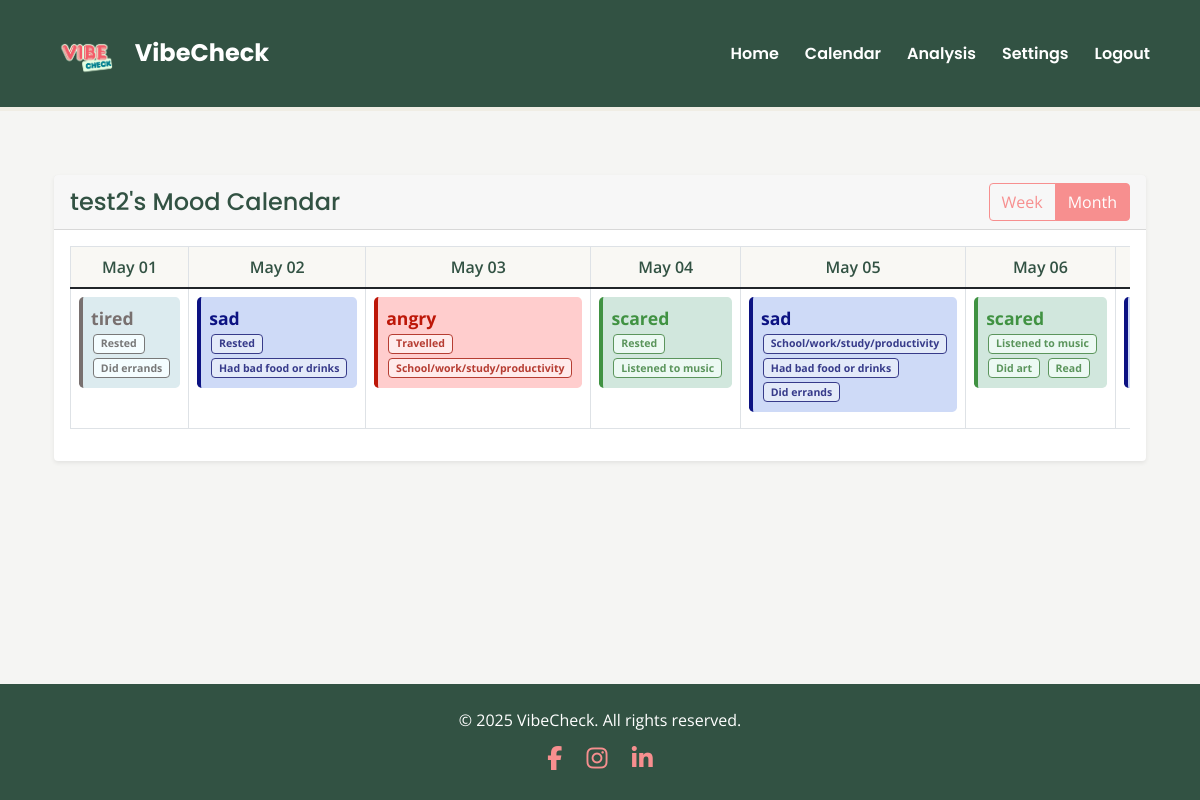
/calendar/test2 (signed in), run on the app's committed database.
### app/models.py (models this page shows, shortened)
class User(UserMixin, db.Model):
    username = db.Column(db.String(30), primary_key=True)
    password = db.Column(db.String(100))
    privacy_setting = db.Column(db.String(20), default='friends')  # Can be 'public', 'friends', or 'private'
    moods = db.relationship('Mood', backref='user', lazy=True)
    friends = db.relationship(
        'User',
        secondary='friendships',
        primaryjoin=username==Friendship.user_id,
        secondaryjoin=username==Friendship.friend_id,
        backref='friend_of'
    )

class Mood(db.Model):
    id = db.Column(db.Integer, primary_key=True)
    mood = db.Column(db.String(50), nullable=False)
    reasons = db.Column(db.String(500), nullable=True)  # JSON string of selected reasons
    timestamp = db.Column(db.DateTime, nullable=False)
    user_id = db.Column(db.String(30), db.ForeignKey('user.username'), nullable=False)
    def get_reasons(self):
        return json.loads(self.reasons) if self.reasons else []
    @staticmethod
    def get_moods_for_date_range(user_id, start_date, end_date):
        moods = Mood.query.filter(
            Mood.user_id == user_id,
            Mood.timestamp >= start_date,
            Mood.timestamp <= end_date
        ).order_by(Mood.timestamp).all()
        mood_dict = {}
        for mood in moods:
            date_str = mood.timestamp.strftime('%Y-%m-%d')
            mood_dict[date_str] = mood
        return mood_dict

### app/main.py (the view, shortened to what this page needs)
@bp.route('/calendar/<user_id>')
@login_required
def calendar_view(user_id):
    user = User.query.get_or_404(user_id)
    today = datetime.now().date()
    week_start = today - timedelta(days=today.weekday())
    week_end = week_start + timedelta(days=6, hours=23, minutes=59, seconds=59)
    month_start = today.replace(day=1)
    if today.month == 12:
        month_end = today.replace(year=today.year + 1, month=1, day=1) - timedelta(days=1)
    else:
        month_end = today.replace(month=today.month + 1, day=1) - timedelta(days=1)
    week_dates = [week_start + timedelta(days=i) for i in range(7)]
    month_dates = []
    current_date = month_start
    while current_date <= month_end:
        month_dates.append(current_date)
        current_date += timedelta(days=1)
    week_moods = Mood.get_moods_for_date_range(user_id, week_start, week_end)
    month_moods = Mood.get_moods_for_date_range(user_id, month_start, month_end)
    return render_template('calendar.html',
                         user=user,
                         week_dates=week_dates,
                         month_dates=month_dates,
                         week_moods=week_moods,
                         month_moods=month_moods)

### app/__init__.py (called while the page is built)
def create_app(config_class=Config):
    app = Flask(__name__)
    app.config.from_object(config_class)
    if csrf_available:
        csrf = CSRFProtect(app)  # moved here to use app context directly
    db.init_app(app)
    login_manager.init_app(app)
    from app.auth import bp as auth_bp
    app.register_blueprint(auth_bp)
    from app.main import bp as main_bp
    app.register_blueprint(main_bp)
    os.makedirs(os.path.join(os.path.dirname(os.path.dirname(__file__)), 'instance'), exist_ok=True)
    from app.models import User, Mood, Friendship
    @login_manager.user_loader
    def load_user(id):
        return User.query.get(str(id))
    return app

### app/templates/calendar.html (shortened to what this page needs)
{% extends "base.html" %}
{% block head %}
<link rel="stylesheet" href="{{ url_for('static', filename='css/calendar.css') }}">
{% endblock %}
{% block content %}
<div class="container mt-4">
    <div class="row">
        <div class="col-12">
            <div class="card border-0 shadow-sm rounded-4 bg-light-subtle">
                <div class="card-header d-flex justify-content-between align-items-center">
                    <h4>{{ user.username }}'s Mood Calendar</h4>
                    <div class="btn-group">
                        <button type="button" class="btn btn-outline-theme" id="weekView">Week</button>
                        <button type="button" class="btn btn-outline-theme active" id="monthView">Month</button>
                    </div>
                </div>
                <div class="card-body">
                    <div id="monthCalendar">
                        <div class="table-responsive">
                            <table class="table table-bordered">
                                <thead>
                                    <tr>
                                        {% for day in month_dates %}
                                        <th>{{ day.strftime('%b %d') }}</th>
                                        {% endfor %}
                                    </tr>
                                </thead>
                                <tbody>
                                    <tr>
                                        {% for day in month_dates %}
                                        <td class="mood-cell" data-date="{{ day.strftime('%Y-%m-%d') }}">
                                            {% set mood = month_moods.get(day.strftime('%Y-%m-%d')) %}
                                            {% if mood %}
                                            <div class="mood-indicator bg-{{ mood.mood }}-subtle rounded-3 p-2 fw-bold">
                                                {{ mood.mood }}
                                                <div class="reasons-list">
                                                    {% for reason in mood.get_reasons() %}
                                                    <span class="reason-{{ mood.mood }} badge">{{ reason }}</span>
                                                    {% endfor %}
                                                </div>
                                            </div>
                                            {% else %}
                                            <div class="text-muted fst-italic">No mood recorded</div>
                                            {% endif %}
                                        </td>
                                        {% endfor %}
                                    </tr>
                                </tbody>
                            </table>
                        </div>
                    </div>
                </div>
            </div>
        </div>
    </div>
</div>
{% endblock %}

### app/static/css/base.css (style rules this page uses)
body { background-color: #F5F5F3; font-family: 'Open Sans', sans-serif; }
.mood-indicator { padding: 0.25rem 0.5rem; border-radius: 0.25rem; font-size: 0.875rem; }

### app/static/css/calendar.css (style rules this page uses)
.mood-cell { height: 100px; padding: 8px; vertical-align: top; background-color: #fff; transition: background-color 0.2s ease-in-out; }
.mood-indicator { font-size: 1.1em; padding: 4px 8px; border-radius: 4px; margin-bottom: 8px; background-color: #f9f8f4; font-family: 'Open Sans', sans-serif; }
.reasons-list { font-size: 0.8em; }
.reasons-list .badge { margin: 2px; display: inline-block; }
.card-header h4 { font-family: 'Poppins', sans-serif; color: #325243; margin: 0; }
.btn-outline-theme { color: #F78F8F; border-color: #F78F8F; background-color: transparent; transition: all 0.2s ease-in-out; }
.btn-outline-theme:hover, .btn-outline-theme.active, .btn-outline-theme:focus { background-color: #F78F8F; color: white; border-color: #F78F8F; }
.table thead th { background-color: #f9f8f4; color: #325243; text-align: center; font-weight: 600; }
.bg-sad-subtle { background-color: #cedaf7; color: #0c1282; border-left: 4px solid #0c1282; }
.reason-sad { background-color: #e3eaf9; color: #373b8a; border: 1px solid #373b8a; }
.bg-angry-subtle { background-color: #ffcdcd; color: #bd1708; border-left: 4px solid #bd1708; }
.reason-angry { background-color: #ffebeb; color: #b63d32; border: 1px solid #b63d32; }
.bg-tired-subtle { background-color: #dcebef; color: #78706f; border-left: 4px solid #78706f; }
.reason-tired { background-color: #f4fdff; color: #787878; border: 1px solid #787878; }
.bg-scared-subtle { background-color: #d1e7dd; color: #409242; border-left: 4px solid #409242; }
.reason-scared { background-color: #ecf9f3; color: #5b955c; border: 1px solid #5b955c; }

### data on the page
User: username "test2"
Mood: mood "tired"
Mood: mood "sad"
Mood: mood "angry"
Mood: mood "scared"
Mood: mood "sad"
Mood: mood "scared"

### other printed values
{{ day.strftime('%b %d') }} "May 01" "May 02" "May 03" "May 04" "May 05" "May 06"
{{ reason }} "Rested" "Did errands" "Rested" "Had bad food or drinks" "Travelled" "School/work/study/productivity" "Rested" "Listened to music" "School/work/study/productivity" "Had bad food or drinks" "Did errands" "Listened to music" "Did art" "Read"
